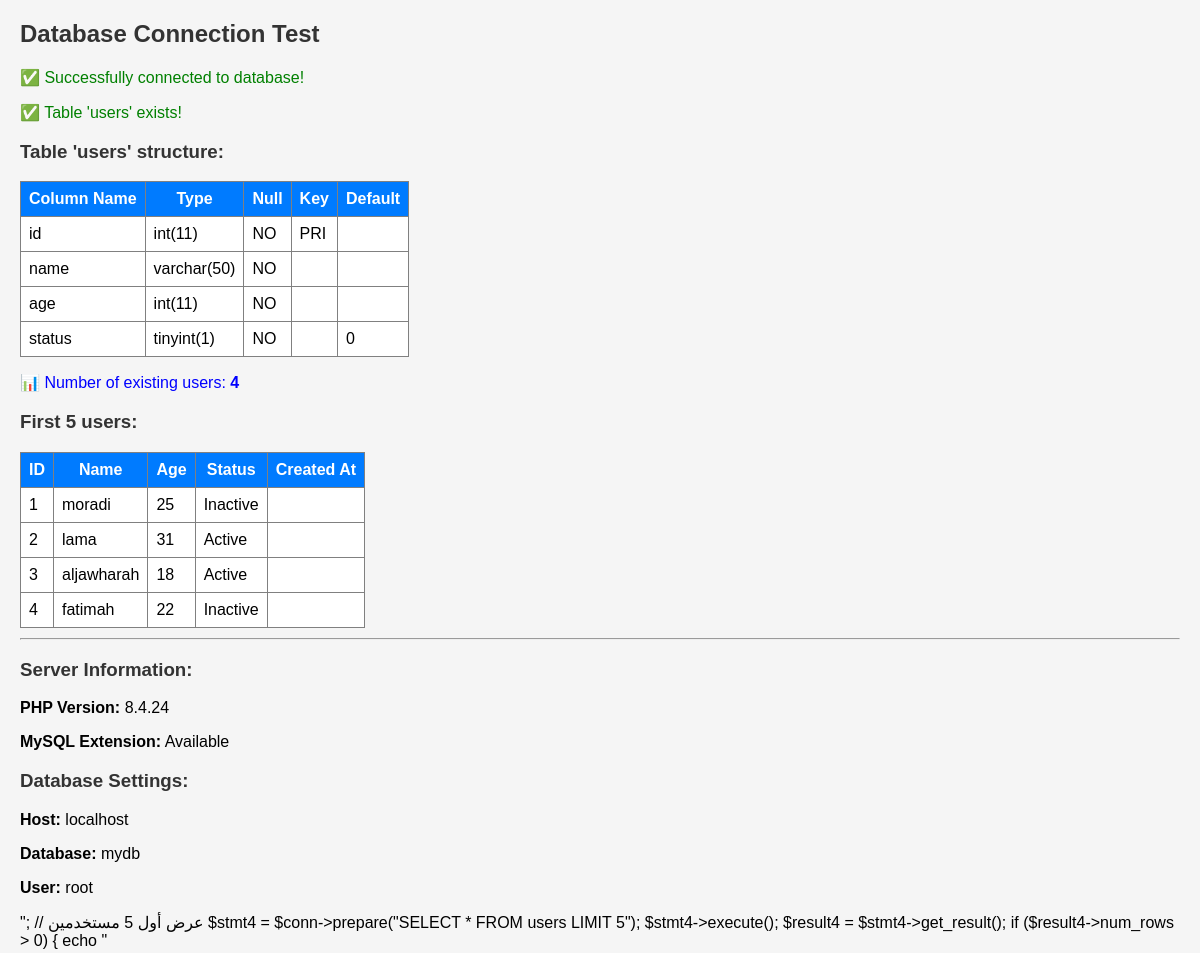
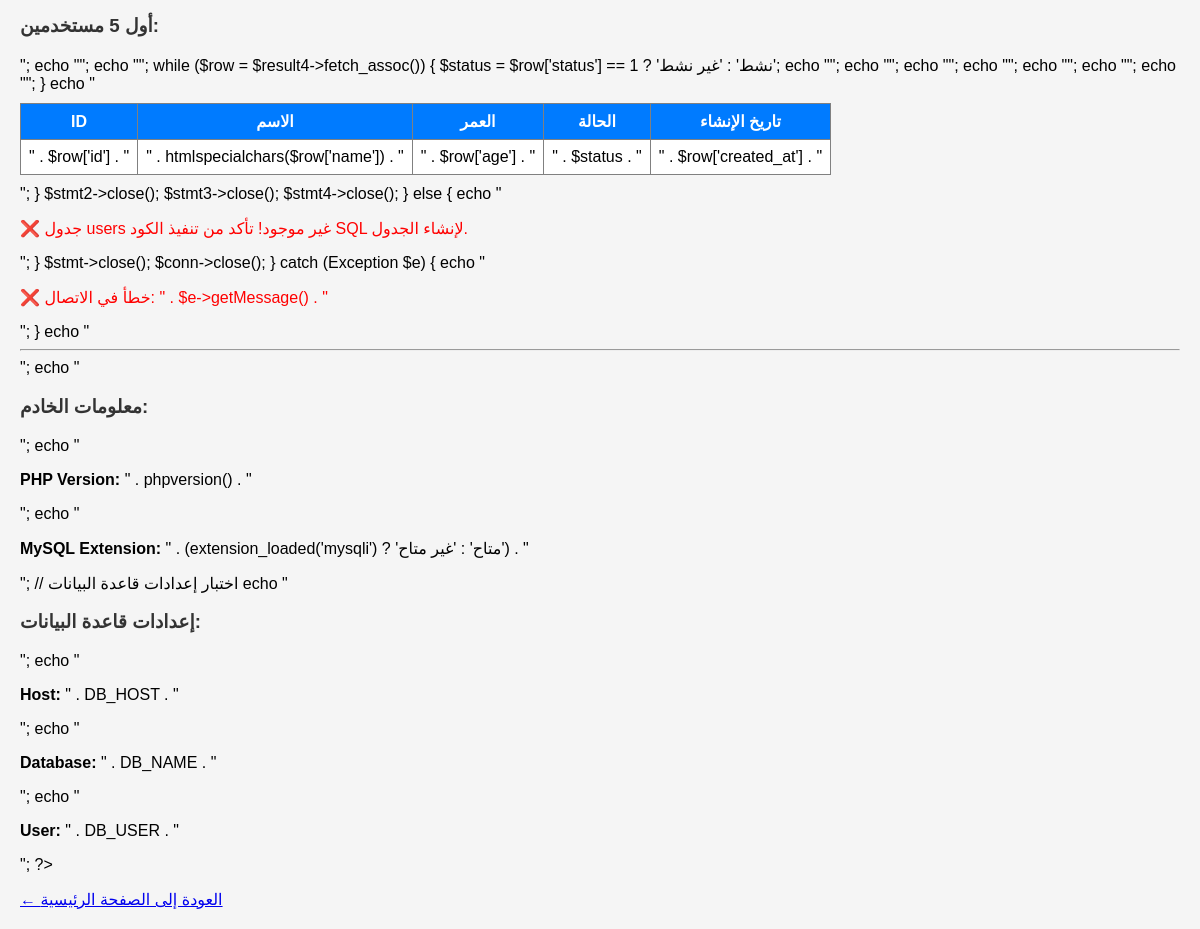
The page /test_connection.php on the database its author committed (2 pictures, top to bottom).
### tables this page shows
CREATE TABLE `users` (
  `id` int(11) NOT NULL,
  `name` varchar(50) NOT NULL,
  `age` int(11) NOT NULL,
  `status` tinyint(1) NOT NULL DEFAULT 0
);

### test_connection.php (the view, shortened to what this page needs)
<?php
echo "<h2>Database Connection Test</h2>";
try {
    $conn = getConnection();
    echo "<p style='color: green;'>✅ Successfully connected to database!</p>";
    $stmt = $conn->prepare("SHOW TABLES LIKE 'users'");
    $stmt->execute();
    $result = $stmt->get_result();
    if ($result->num_rows > 0) {
        echo "<p style='color: green;'>✅ Table 'users' exists!</p>";
        $stmt2 = $conn->prepare("DESCRIBE users");
        $stmt2->execute();
        $result2 = $stmt2->get_result();
        echo "<h3>Table 'users' structure:</h3>";
        echo "<table border='1' style='border-collapse: collapse;'>";
        echo "<tr><th>Column Name</th><th>Type</th><th>Null</th><th>Key</th><th>Default</th></tr>";
        while ($row = $result2->fetch_assoc()) {
            echo "<tr>";
            echo "<td>" . $row['Field'] . "</td>";
            echo "<td>" . $row['Type'] . "</td>";
            echo "<td>" . $row['Null'] . "</td>";
            echo "<td>" . $row['Key'] . "</td>";
            echo "<td>" . $row['Default'] . "</td>";
            echo "</tr>";
        }
        echo "</table>";
        $stmt3 = $conn->prepare("SELECT COUNT(*) as count FROM users");
        $stmt3->execute();
        $result3 = $stmt3->get_result();
        $count = $result3->fetch_assoc()['count'];
        echo "<p style='color: blue;'>📊 Number of existing users: <strong>$count</strong></p>";
        $stmt4 = $conn->prepare("SELECT * FROM users LIMIT 5");
        $stmt4->execute();
        $result4 = $stmt4->get_result();
        if ($result4->num_rows > 0) {
            echo "<h3>First 5 users:</h3>";
            echo "<table border='1' style='border-collapse: collapse;'>";
            echo "<tr><th>ID</th><th>Name</th><th>Age</th><th>Status</th><th>Created At</th></tr>";
            while ($row = $result4->fetch_assoc()) {
                $status = $row['status'] == 1 ? 'Active' : 'Inactive';
                echo "<tr>";
                echo "<td>" . $row['id'] . "</td>";
                echo "<td>" . htmlspecialchars($row['name']) . "</td>";
                echo "<td>" . $row['age'] . "</td>";
                echo "<td>" . $status . "</td>";
                echo "<td>" . $row['created_at'] . "</td>";
                echo "</tr>";
            }
            echo "</table>";
        }
    } else {
        echo "<p style='color: red;'>❌ Table 'users' does not exist! Make sure to run the SQL code to create the table.</p>";
    }
} catch (Exception $e) {
    echo "<p style='color: red;'>❌ Connection error: " . $e->getMessage() . "</p>";
}
echo "<hr>";
echo "<h3>Server Information:</h3>";
echo "<p><strong>PHP Version:</strong> " . phpversion() . "</p>";
echo "<p><strong>MySQL Extension:</strong> " . (extension_loaded('mysqli') ? 'Available' : 'Not Available') . "</p>";
echo "<h3>Database Settings:</h3>";
echo "<p><strong>Host:</strong> " . DB_HOST . "</p>";
echo "<p><strong>Database:</strong> " . DB_NAME . "</p>";
echo "<p><strong>User:</strong> " . DB_USER . "</p>";
?></p>";
        // عرض أول 5 مستخدمين
        $stmt4 = $conn->prepare("SELECT * FROM users LIMIT 5");
        $stmt4->execute();
        $result4 = $stmt4->get_result();
        if ($result4->num_rows > 0) {
            echo "<h3>أول 5 مستخدمين:</h3>";
            echo "<table border='1' style='border-collapse: collapse;'>";
            echo "<tr><th>ID</th><th>الاسم</th><th>العمر</th><th>الحالة</th><th>تاريخ الإنشاء</th></tr>";
                echo "<tr>";
                echo "<td>" . $row['id'] . "</td>";
                echo "<td>" . htmlspecialchars($row['name']) . "</td>";
                echo "<td>" . $row['age'] . "</td>";
                echo "<td>" . $status . "</td>";
                echo "<td>" . $row['created_at'] . "</td>";
                echo "</tr>";
            echo "</table>";
        }
        $stmt2->close();
        $stmt3->close();
        $stmt4->close();
    } else {
        echo "<p style='color: red;'>❌ جدول users غير موجود! تأكد من تنفيذ الكود SQL لإنشاء الجدول.</p>";
    }
    $stmt->close();
    $conn->close();
} catch (Exception $e) {
    echo "<p style='color: red;'>❌ خطأ في الاتصال: " . $e->getMessage() . "</p>";
}
echo "<hr>";
echo "<h3>معلومات الخادم:</h3>";
echo "<p><strong>PHP Version:</strong> " . phpversion() . "</p>";
echo "<p><strong>MySQL Extension:</strong> " . (extension_loaded('mysqli') ? 'متاح' : 'غير متاح') . "</p>";
// اختبار إعدادات قاعدة البيانات
echo "<h3>إعدادات قاعدة البيانات:</h3>";
echo "<p><strong>Host:</strong> " . DB_HOST . "</p>";
echo "<p><strong>Database:</strong> " . DB_NAME . "</p>";
echo "<p><strong>User:</strong> " . DB_USER . "</p>";
?>
<p><a href="index.php">← العودة إلى الصفحة الرئيسية</a></p>

### test_connection.php (style rules this page uses)
table { background-color: white; padding: 10px; margin: 10px 0; }
th { background-color: #007bff; color: white; padding: 8px; }
td { padding: 8px; }
h2, h3 { color: #333; }

### rows shown on the page
users: id "1", name "moradi", age "25", status "Inactive"
users: id "2", name "lama", age "31", status "Active"
users: id "3", name "aljawharah", age "18", status "Active"
users: id "4", name "fatimah", age "22", status "Inactive"

### other values the page prints
$row['Field'] "id"
$row['Type'] "int(11)"
$row['Null'] "NO"
$row['Key'] "PRI"
$row['Field'] "name"
$row['Type'] "varchar(50)"
$row['Field'] "age"
$row['Field'] "status"
$row['Type'] "tinyint(1)"
$row['Default'] "0"
$count "4"
phpversion() "8.4.24"
DB_HOST "localhost"
DB_NAME "mydb"
DB_USER "root"
